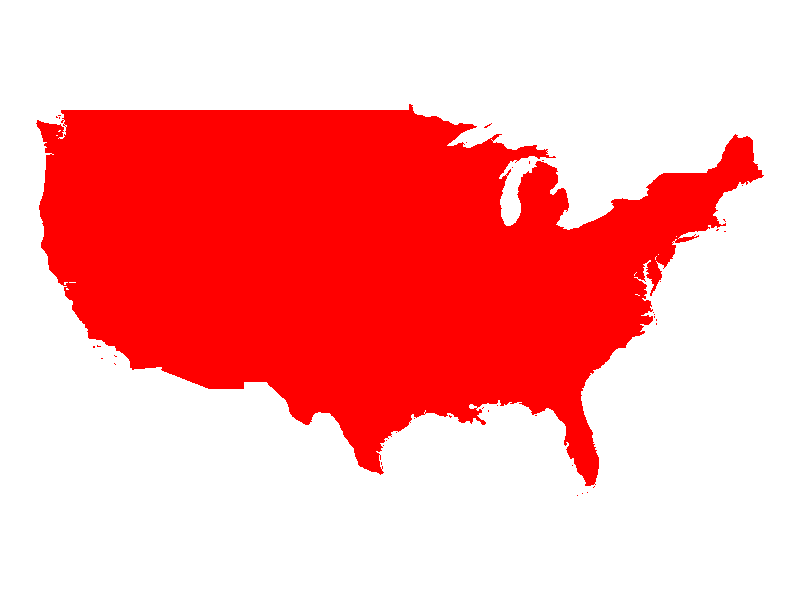

R code for this plot:
library(tidyverse)
library(sf)
library(rnaturalearthdata)

states50 %>%
  st_as_sf() %>%
  filter(admin=='United States of America') %>%
  filter(name!='Alaska' & name!='Hawaii') %>%
  ggplot()+
  geom_sf(size=0,col=NA,fill='red')+
  theme_void()
